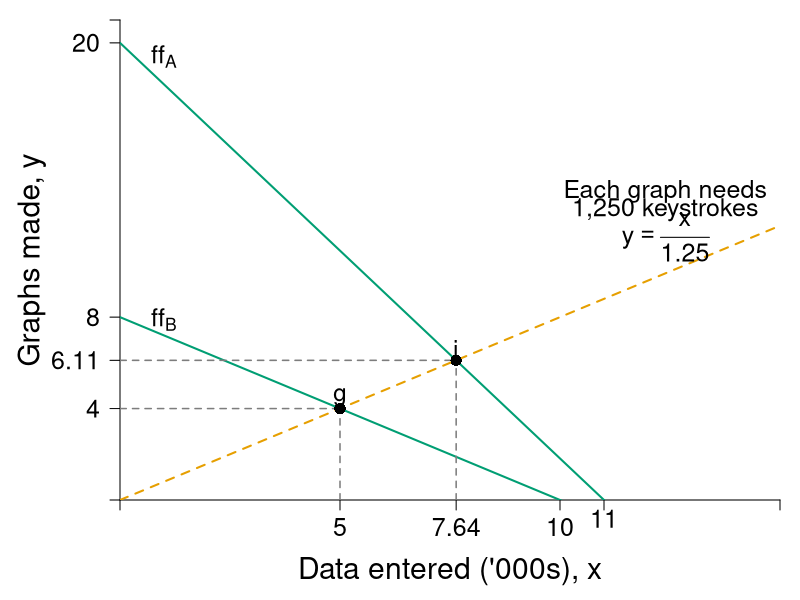

Write the R code that produced this figure.
#Graph Designer: Simon Halliday + Scott Cohn
#Authors: Bowles and Halliday
#Title: Coordination, Conflict and Competition: A Text in Microeconomics

require(shape)
pdf(file = "specprodexch/data_entered_initial.pdf", width = 8, height = 8)

#Set parameters for graphics
pointsize <- 1.8
axislabelsize <- 1.8
labelsize <- 1.5
namesize <- 1.8
annotatesize <- 1.5
graphlinewidth <- 2
segmentlinewidth <- 1.5

COL <- c("#7fc97f", "#beaed4", "#fdc086", "#ffff99", "#386cb0", "#f0027f", "#bf5b17", "#666666")
COLA <- c("#e0f3db", "#99d8c9","#66c2a4","#41ae76", "#238b45", "#005824")
COLB <- c("#4eb3d3", "#2b8cbe", "#0868ac","#084081")
grays <- gray.colors(25, start = 1, end = 0)
CBCols <- c("#009E73","#0072B2","#E69F00")


ffA <- function(x, yintA = 20, sA = 20/11) {
  yintA - sA*x
}

ffB <- function(x, yintB = 8, sB = 8/10) {
  yintB - sB*x
}

exchange <- function(x, slope = 1/1.25) {
  slope*x
}

priceA <- function(x, pintA = 20, psA = 1.45) {
  pintA - psA*x
}

priceB <- function(x, pintB = 14.5, psB = 1.45) {
  pintB - psB*x
}

#Edited the margins to cater for the larger LHS labels
par(mar =  c(5, 6, 1, 1))

xlims <- c(0, 15)
ylims <- c(0, 21)

npts <- 501 
x <- seq(xlims[1], xlims[2], length.out = npts)
y <- seq(ylims[1], ylims[2], length.out = npts) 
a <- c(3.25, 5.25, 7.25)

plot(0, 0, xlim = xlims, ylim = ylims, type = "n",
     xlab = expression(paste("")),
     ylab = expression(paste("")), 
     xaxt = "n", 
     yaxt = "n", 
     cex.lab = axislabelsize, 
     bty = "n", 
     xaxs="i", 
     yaxs="i"
)


ticksy <- c(ylims[1], 4, 6.11, 8, 20, ylims[2])
ylabels <- c(NA, 4, 6.11, 8,  20, NA)
ticksx <- c(xlims[1], 5, 7.64, 10, 11,  xlims[2])
xlabels <-  c(NA, 5, 7.64, 10, 11,  NA)

text(11, - 0.8, "11", cex = labelsize, xpd = TRUE)


axis(1, at = ticksx, pos = 0, labels = xlabels, cex.axis = labelsize)
axis(2, at = ticksy, pos = 0, labels = ylabels, las = 1, cex.axis = labelsize)

npts <- 500 
xx1 <- seq(xlims[1], xlims[2], length.out = npts)

#Draw the graphs
lines(xx1, ffA(xx1), col = CBCols[1], lwd = graphlinewidth)
lines(xx1, ffB(xx1), col = CBCols[1], lwd = graphlinewidth)
lines(xx1, exchange(xx1), lty = 2, col = CBCols[3], lwd = graphlinewidth)


segments(0, 4, 5, 4, lty = 2, col = grays[20],  lwd = segmentlinewidth)
segments(5, 0, 5, 4, lty = 2, col = grays[20],  lwd = segmentlinewidth)
segments(0, 6.11, 7.64, 6.11, lty = 2, col = grays[20],  lwd = segmentlinewidth)
segments(7.64, 0, 7.64, 6.11, lty = 2, col = grays[20],  lwd = segmentlinewidth)


#Label Points
xpts <- c(5, 7.638888889)
ypts <- xpts/1.25
yadj1 <- 0.5
yadj2 <- -0.5

points(xpts, ypts, pch = 16, col = "black", cex = 1.5)
ptlabels <- c("g", "i")
text(xpts, ypts + yadj1, ptlabels, cex = labelsize)

#Axis labels
mtext(expression(paste("Data entered ('000s), ", x)), side = 1, line = 3.5, cex = axislabelsize)
text(-2, 0.5*ylims[2], expression(paste("Graphs made, ", y)), xpd = TRUE, cex = axislabelsize, srt = 90) 


text(1, 19.4, expression(ff[A]), cex = labelsize)
text(1, 7.9, expression(ff[B]), cex = labelsize)

text(12.4, 13.5, expression(paste("Each graph needs")), cex = labelsize)
text(12.4, 12.7, expression(paste("1,250 keystrokes")), cex = labelsize)
text(12.4, 11.5, expression(paste(y == frac(x, 1.25) )), cex = labelsize)


dev.off()
